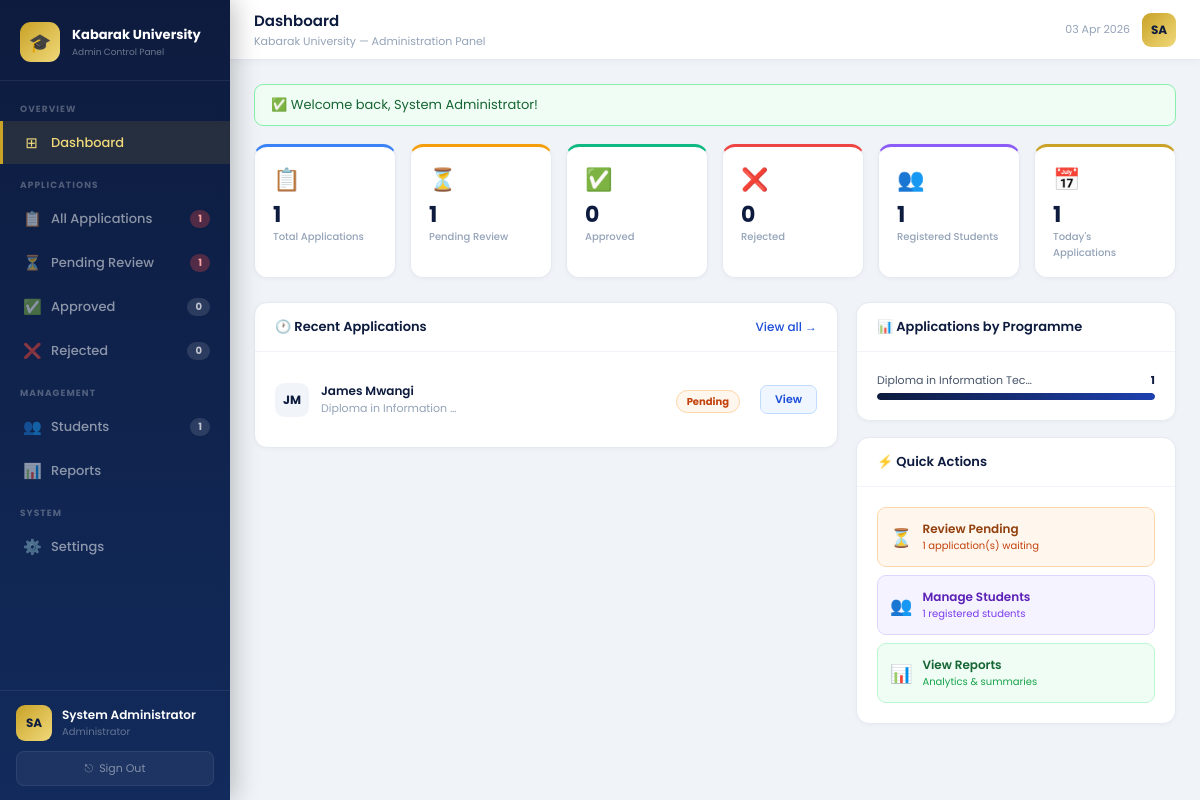
Page /admin/dashboard.php (signed in) on the committed database.
### tables this page shows
CREATE TABLE applications (
    id              INT AUTO_INCREMENT PRIMARY KEY,
    user_id         INT NOT NULL,
     
    first_name      VARCHAR(80) NOT NULL,
    last_name       VARCHAR(80) NOT NULL,
    dob             DATE NOT NULL,
    gender          ENUM('Male','Female','Other') NOT NULL,
    nationality     VARCHAR(80) DEFAULT 'Kenyan',
    id_number       VARCHAR(20),
    address         TEXT,
     
    school_name     VARCHAR(200) NOT NULL,
    kcse_year       YEAR NOT NULL,
    kcse_grade      VARCHAR(5) NOT NULL,
    mean_grade_pts  TINYINT,
     
    program         VARCHAR(200) NOT NULL,
    intake          VARCHAR(50) DEFAULT 'September 2026',
     
    guardian_name   VARCHAR(150),
    guardian_phone  VARCHAR(20),
    guardian_rel    VARCHAR(80),
     
    status          ENUM('Pending','Approved','Rejected') DEFAULT 'Pending',
    admin_comment   TEXT,
    submitted_at    DATETIME DEFAULT CURRENT_TIMESTAMP,
    updated_at      DATETIME DEFAULT CURRENT_TIMESTAMP ON UPDATE CURRENT_TIMESTAMP,
    FOREIGN KEY (user_id) REFERENCES users(id) ON DELETE CASCADE
);

### config.php (called while the page is built, shortened)
<?php
function h($str) {
    return htmlspecialchars($str ?? '', ENT_QUOTES, 'UTF-8');
}
function getFlash() {
    if (isset($_SESSION['flash'])) {
        $f = $_SESSION['flash'];
        return $f;
    }
    return null;
}
function initials($name) {
    $parts = explode(' ', trim($name));
    $init = '';
    foreach ($parts as $p) $init .= strtoupper(substr($p, 0, 1));
    return substr($init, 0, 2);
}
?>

### admin/dashboard.php (the view, shortened to what this page needs)
<?php
require_once '../config.php';
$activePage = $_GET['page'] ?? 'dashboard';
$stats = [];
$r = $conn->query("SELECT COUNT(*) c FROM applications"); $stats['total']    = $r->fetch_assoc()['c'];
$r = $conn->query("SELECT COUNT(*) c FROM applications WHERE status='Pending'"); $stats['pending']  = $r->fetch_assoc()['c'];
$r = $conn->query("SELECT COUNT(*) c FROM applications WHERE status='Approved'"); $stats['approved'] = $r->fetch_assoc()['c'];
$r = $conn->query("SELECT COUNT(*) c FROM applications WHERE status='Rejected'"); $stats['rejected'] = $r->fetch_assoc()['c'];
$r = $conn->query("SELECT COUNT(*) c FROM users WHERE role='student'"); $stats['students'] = $r->fetch_assoc()['c'];
$r = $conn->query("SELECT COUNT(*) c FROM applications WHERE DATE(submitted_at)=CURDATE()"); $stats['today'] = $r->fetch_assoc()['c'];
$recent = $conn->query("SELECT a.id, a.first_name, a.last_name, a.program, a.status, a.submitted_at FROM applications a ORDER BY a.submitted_at DESC LIMIT 5")->fetch_all(MYSQLI_ASSOC);
$progStats = $conn->query("SELECT program, COUNT(*) cnt FROM applications GROUP BY program ORDER BY cnt DESC LIMIT 5")->fetch_all(MYSQLI_ASSOC);
?>
<!DOCTYPE html>
<html lang="en">
<head>
</head>
<body>
<aside class="sidebar" id="sidebar">
    <div class="sb-brand">
        <div class="sb-logo">🎓</div>
        <div><div class="sb-name">Kabarak University</div><div class="sb-sub">Admin Control Panel</div></div>
    </div>
    <div style="flex:1;overflow-y:auto;padding:8px 0;">
        <div class="sb-section">Overview</div>
        <a href="/admin/dashboard.php" class="sb-link <?php echo $activePage==='dashboard'?'active':''; ?>" onclick="closeSidebar()">
            <span class="si">⊞</span> Dashboard
        </a>
        <div class="sb-section">Applications</div>
        <a href="/admin/dashboard.php?page=applications" class="sb-link <?php echo $activePage==='applications'?'active':''; ?>" onclick="closeSidebar()">
            <span class="si">📋</span> All Applications
            <?php if ($stats['pending'] > 0): ?>
            <span class="sb-badge red"><?php echo $stats['pending']; ?></span>
            <?php endif; ?>
        </a>
        <a href="/admin/dashboard.php?page=applications&status=Pending" class="sb-link" onclick="closeSidebar()">
            <span class="si">⏳</span> Pending Review
            <?php if ($stats['pending'] > 0): ?>
            <span class="sb-badge red"><?php echo $stats['pending']; ?></span>
            <?php endif; ?>
        </a>
        <a href="/admin/dashboard.php?page=applications&status=Approved" class="sb-link" onclick="closeSidebar()">
            <span class="si">✅</span> Approved
            <span class="sb-badge"><?php echo $stats['approved']; ?></span>
        </a>
        <a href="/admin/dashboard.php?page=applications&status=Rejected" class="sb-link" onclick="closeSidebar()">
            <span class="si">❌</span> Rejected
            <span class="sb-badge"><?php echo $stats['rejected']; ?></span>
        </a>
        <div class="sb-section">Management</div>
        <a href="/admin/dashboard.php?page=students" class="sb-link <?php echo $activePage==='students'?'active':''; ?>" onclick="closeSidebar()">
            <span class="si">👥</span> Students
            <span class="sb-badge"><?php echo $stats['students']; ?></span>
        </a>
        <a href="/admin/dashboard.php?page=reports" class="sb-link <?php echo $activePage==='reports'?'active':''; ?>" onclick="closeSidebar()">
            <span class="si">📊</span> Reports
        </a>
        <div class="sb-section">System</div>
        <a href="/admin/dashboard.php?page=settings" class="sb-link <?php echo $activePage==='settings'?'active':''; ?>" onclick="closeSidebar()">
            <span class="si">⚙️</span> Settings
        </a>
    </div>
    <div class="sb-footer">
        <div class="sb-user">
            <div class="sb-ava"><?php echo initials($_SESSION['full_name']); ?></div>
            <div><div class="sb-uname"><?php echo h($_SESSION['full_name']); ?></div><div class="sb-urole">Administrator</div></div>
        </div>
        <a href="/logout.php" class="sb-out">⎋ &nbsp;Sign Out</a>
    </div>
</aside>
<div class="main">
    <header class="topbar">
        <div>
            <div class="tb-title"><?php
                $titles = array('dashboard'=>'Dashboard','applications'=>'Applications','students'=>'Students','reports'=>'Reports','settings'=>'Settings');
                echo isset($titles[$activePage]) ? $titles[$activePage] : 'Dashboard';
            ?></div>
            <div class="tb-sub">Kabarak University &mdash; Administration Panel</div>
        </div>
        <div class="tb-right">
            <div style="font-size:11px;color:#94a3b8;"><?php echo date('d M Y'); ?></div>
            <div class="tb-ava"><?php echo initials($_SESSION['full_name']); ?></div>
        </div>
    </header>
    <div class="page">
    <?php
    $f = getFlash();
    if ($f) {
        $cls = ($f['type']==='success') ? 'flash-ok' : 'flash-er';
        echo '<div class="'.$cls.'">'.($f['type']==='success'?'✅ ':'❌ ').h($f['message']).'</div>';
    }
    ?>
    <?php if ($activePage==='dashboard'): ?>
    <div class="stats-grid">
        <div class="stat-card sc-total"><div class="sc-ico">📋</div><div class="sc-val"><?php echo $stats['total']; ?></div><div class="sc-lbl">Total Applications</div></div>
        <div class="stat-card sc-pending"><div class="sc-ico">⏳</div><div class="sc-val"><?php echo $stats['pending']; ?></div><div class="sc-lbl">Pending Review</div></div>
        <div class="stat-card sc-approved"><div class="sc-ico">✅</div><div class="sc-val"><?php echo $stats['approved']; ?></div><div class="sc-lbl">Approved</div></div>
        <div class="stat-card sc-rejected"><div class="sc-ico">❌</div><div class="sc-val"><?php echo $stats['rejected']; ?></div><div class="sc-lbl">Rejected</div></div>
        <div class="stat-card sc-students"><div class="sc-ico">👥</div><div class="sc-val"><?php echo $stats['students']; ?></div><div class="sc-lbl">Registered Students</div></div>
        <div class="stat-card sc-today"><div class="sc-ico">📅</div><div class="sc-val"><?php echo $stats['today']; ?></div><div class="sc-lbl">Today's Applications</div></div>
    </div>
    <div class="two-col">
        <div>
            <div class="card">
                <div class="card-head">
                    <div class="card-title">🕐 Recent Applications</div>
                    <a href="/admin/dashboard.php?page=applications" style="font-size:12px;color:#1d4ed8;text-decoration:none;font-weight:500;">View all &rarr;</a>
                </div>
                <div class="card-body">
                    <?php if (empty($recent)): ?>
                    <div class="empty"><div class="empty-ico">📭</div>No applications yet</div>
                    <?php else: ?>
                    <?php foreach ($recent as $a): ?>
                    <div class="recent-row">
                        <div class="rr-ava"><?php echo strtoupper(substr($a['first_name'],0,1).substr($a['last_name'],0,1)); ?></div>
                        <div style="flex:1;min-width:0;">
                            <div class="rr-name"><?php echo h($a['first_name'].' '.$a['last_name']); ?></div>
                            <div class="rr-prog"><?php echo h($a['program']); ?></div>
                        </div>
                        <div class="rr-badge">
                            <span class="badge-<?php echo strtolower($a['status']); ?>"><?php echo $a['status']; ?></span>
                        </div>
                        <a href="/admin/view.php?id=<?php echo $a['id']; ?>" class="btn-view" style="margin-left:8px;">View</a>
                    </div>
                    <?php endforeach; ?>
                    <?php endif; ?>
                </div>
            </div>
        </div>
        <div>
            <div class="card">
                <div class="card-head"><div class="card-title">📊 Applications by Programme</div></div>
                <div class="card-body">
                    <?php if ($stats['total'] > 0): ?>
                    <?php foreach ($progStats as $p): ?>
                    <div class="prog-item">
                        <div class="prog-label">
                            <span style="max-width:160px;overflow:hidden;text-overflow:ellipsis;white-space:nowrap;"><?php echo h($p['program']); ?></span>
                            <span><?php echo $p['cnt']; ?></span>
                        </div>
                        <div class="prog-bar">
                            <div class="prog-fill" style="width:<?php echo min(100, round($p['cnt']/$stats['total']*100)); ?>%"></div>
                        </div>
                    </div>
                    <?php endforeach; ?>
                    <?php else: ?>
                    <div class="empty"><div class="empty-ico">📊</div>No data yet</div>
                    <?php endif; ?>
                </div>
            </div>
            <div class="card">
                <div class="card-head"><div class="card-title">⚡ Quick Actions</div></div>
                <div class="card-body" style="display:grid;gap:8px;">
                    <a href="/admin/dashboard.php?page=applications&status=Pending" style="display:flex;align-items:center;gap:10px;padding:12px;background:#fff7ed;border-radius:9px;text-decoration:none;border:1px solid #fed7aa;transition:all .2s;" onmouseover="this.style.background='#fef3c7'" onmouseout="this.style.background='#fff7ed'">
                        <span style="font-size:18px;">⏳</span>
                        <div><div style="font-size:12px;font-weight:600;color:#92400e;">Review Pending</div><div style="font-size:10px;color:#c2410c;"><?php echo $stats['pending']; ?> application(s) waiting</div></div>
                    </a>
                    <a href="/admin/dashboard.php?page=students" style="display:flex;align-items:center;gap:10px;padding:12px;background:#f5f3ff;border-radius:9px;text-decoration:none;border:1px solid #ddd6fe;transition:all .2s;" onmouseover="this.style.background='#ede9fe'" onmouseout="this.style.background='#f5f3ff'">
                        <span style="font-size:18px;">👥</span>
                        <div><div style="font-size:12px;font-weight:600;color:#5b21b6;">Manage Students</div><div style="font-size:10px;color:#7c3aed;"><?php echo $stats['students']; ?> registered students</div></div>
                    </a>
                    <a href="/admin/dashboard.php?page=reports" style="display:flex;align-items:center;gap:10px;padding:12px;background:#f0fdf4;border-radius:9px;text-decoration:none;border:1px solid #bbf7d0;transition:all .2s;" onmouseover="this.style.background='#dcfce7'" onmouseout="this.style.background='#f0fdf4'">
                        <span style="font-size:18px;">📊</span>
                        <div><div style="font-size:12px;font-weight:600;color:#166534;">View Reports</div><div style="font-size:10px;color:#16a34a;">Analytics &amp; summaries</div></div>
                    </a>
                </div>
            </div>
        </div>
    </div>
    <?php endif; ?>
    </div>
</div>
</body>
</html>

### rows in the picture
applications: first_name+last_name "JM", first_name+last_name "James Mwangi", program "Diploma in Information…", status "Pending"

### other values in the picture
$stats['pending'] "1"
$stats['approved'] "0"
$stats['rejected'] "0"
$stats['students'] "1"
initials($_SESSION['full_name']) "SA"
$_SESSION['full_name'] "System Administrator"
$titles[$activePage] "Dashboard"
$f['message'] "Welcome back, System Administrator!"
$stats['total'] "1"
$stats['today'] "1"
$p['program'] "Diploma in Information Tec…"
$p['cnt'] "1"
